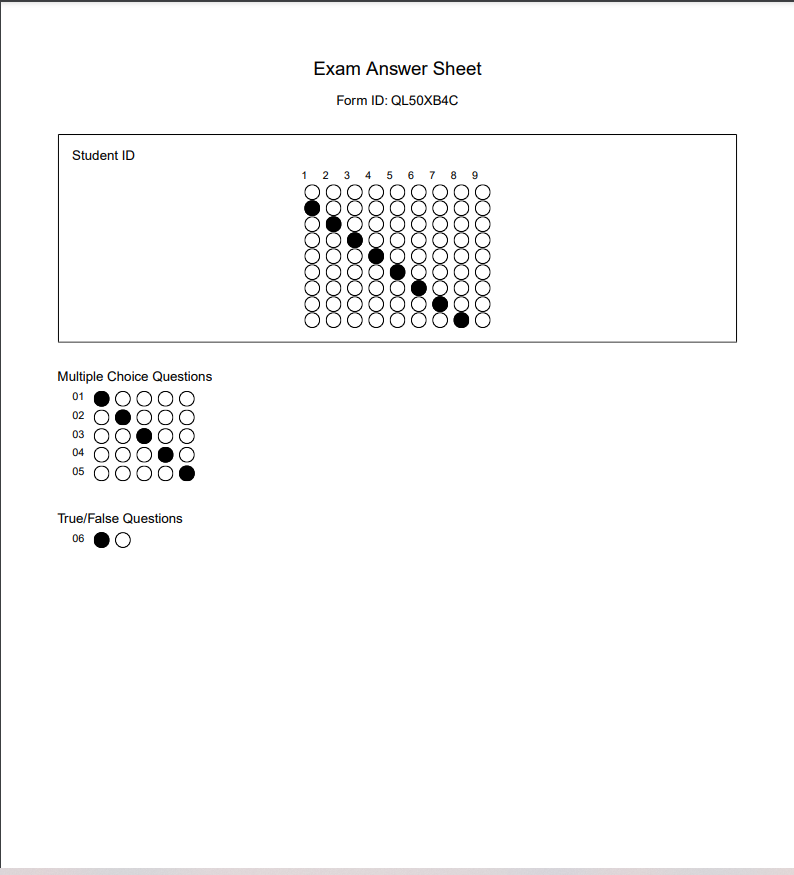
#> input picture test.png, 794 x 875 px, found by its file name
$ python omr.py
#> lines starting #> are read from the running program, lines starting #| are printed output that depends on the picture; after the words box and inside, x2 and y2 are one past the last pixel; in counts of white or black regions, pixels touching at a corner belong together
import cv2
import numpy as np
import os
import logging
from pdf2image import convert_from_path

logging.basicConfig(
    level=logging.INFO,
    format='%(asctime)s - %(levelname)s - %(message)s'
)
logger = logging.getLogger(__name__)

class OMRChecker:
    def __init__(self, image_path):
        self.image_path = image_path
        self.load_image()
        self.gray = cv2.cvtColor(self.image, cv2.COLOR_BGR2GRAY)
        self.height, self.width = self.image.shape[:2]

    def load_image(self):
        """Görüntüyü yükle"""
        try:
            self.image = cv2.imread(self.image_path)
            if self.image is None:
                raise Exception("Görüntü yüklenemedi")
            logger.info("Görüntü başarıyla yüklendi")
        except Exception as e:
            logger.error(f"Görüntü yükleme hatası: {str(e)}")
            raise

    def preprocess_image(self):
        """Görüntüyü işle"""
        # Görüntüyü yeniden boyutlandır
        scale_percent = 100  # Orijinal boyutu koru
        width = int(self.image.shape[1] * scale_percent / 100)
        height = int(self.image.shape[0] * scale_percent / 100)
        dim = (width, height)
        self.image = cv2.resize(self.image, dim, interpolation=cv2.INTER_AREA)

        # Gri tonlamaya çevir
        self.gray = cv2.cvtColor(self.image, cv2.COLOR_BGR2GRAY)
        self.height, self.width = self.image.shape[:2]

        # Gürültüyü azalt
        blurred = cv2.GaussianBlur(self.gray, (5, 5), 0)

        # Adaptif eşikleme uygula
        thresh = cv2.adaptiveThreshold(
            blurred, 255,
            cv2.ADAPTIVE_THRESH_GAUSSIAN_C,
            cv2.THRESH_BINARY_INV, 11, 2
        )

        # Morfolojik işlemler
        kernel = np.ones((2,2), np.uint8)  # Kernel boyutunu küçült
        thresh = cv2.morphologyEx(thresh, cv2.MORPH_CLOSE, kernel)
        thresh = cv2.morphologyEx(thresh, cv2.MORPH_OPEN, kernel)

        # Öğrenci ID bölgesi için özel işlem
        student_id_region = thresh[:self.height//3, :]
        student_id_region = cv2.dilate(student_id_region, kernel, iterations=1)

        # Birleştir
        thresh[:self.height//3, :] = student_id_region

        # Debug için görüntüyü kaydet
        cv2.imwrite('debug_thresh.png', thresh)

        return thresh

    def find_bubbles(self, thresh):
        """İşaretleme dairelerini bul"""
        # Konturları bul
        contours, _ = cv2.findContours(
            thresh,
            cv2.RETR_EXTERNAL,
            cv2.CHAIN_APPROX_SIMPLE
        )

        bubbles = []
        min_area = 50  # Minimum daire alanını daha da düşür
        max_area = 800  # Maksimum daire alanını daha da artır

        for contour in contours:
            # Kontur alanını hesapla
            area = cv2.contourArea(contour)

            # Alan kontrolü
            if min_area < area < max_area:
                # Dairesellik kontrolü
                perimeter = cv2.arcLength(contour, True)
                circularity = 4 * np.pi * area / (perimeter * perimeter)

                if circularity > 0.5:  # Dairesellik eşiğini daha da düşür
                    x, y, w, h = cv2.boundingRect(contour)
                    aspect_ratio = w/h

                    # Kare benzeri şekiller
                    if 0.6 < aspect_ratio < 1.4:  # Oran aralığını daha da genişlet
                        # Dairenin içindeki piksel değerlerini kontrol et
                        mask = np.zeros(thresh.shape, np.uint8)
                        cv2.drawContours(mask, [contour], -1, 255, -1)
                        mean_val = cv2.mean(self.gray, mask=mask)[0]

                        # Dolu daire kontrolü
                        if mean_val < 220:  # Eşik değerini daha da artır
                            bubbles.append((x, y, w, h))

                            # Debug için görselleştirme
                            cv2.rectangle(self.image, (x, y), (x+w, y+h), (0, 255, 0), 2)
                            cv2.drawContours(self.image, [contour], -1, (0, 0, 255), 1)
                            cv2.putText(
                                self.image,
                                f"{mean_val:.0f}",
                                (x, y-5),
                                cv2.FONT_HERSHEY_SIMPLEX,
                                0.5,
                                (255, 0, 0),
                                1
                            )

        # Debug için görüntüyü kaydet
        cv2.imwrite('debug_contours.png', self.image)

        return bubbles

    def extract_student_id(self, bubbles):
        """Öğrenci numarasını çıkar"""
        # Üst kısımdaki daireleri seç (öğrenci ID bölgesi)
        student_id_bubbles = [b for b in bubbles if b[1] < self.height/3]

        if not student_id_bubbles:
            return ''

        # Daireleri y koordinatına göre grupla
        rows = {}
        for bubble in student_id_bubbles:
            x, y, w, h = bubble
            row_idx = int(round(y / (h * 1.2)))
            if row_idx not in rows:
                rows[row_idx] = []
            rows[row_idx].append(bubble)

        # Her satırdaki daireleri x koordinatına göre sırala
        for row in rows.values():
            row.sort(key=lambda b: b[0])

        # Satırları sırala
        sorted_rows = sorted(rows.keys())

        # Her satır için işaretli rakamları bul
        student_id = ''
        for row_idx in sorted_rows:
            row_bubbles = rows[row_idx]

            # En koyu daireyi bul
            min_darkness = float('inf')
            marked_bubble = None

            for bubble in row_bubbles:
                x, y, w, h = bubble
                roi = self.gray[y:y+h, x:x+w]
                mean_val = cv2.mean(roi)[0]

                if mean_val < min_darkness:
                    min_darkness = mean_val
                    marked_bubble = bubble

            if marked_bubble:
                # İşaretli dairenin sütun indeksini bul
                col_idx = row_bubbles.index(marked_bubble)
                student_id += str(col_idx)

                # Debug için işaretli daireyi göster
                x, y, w, h = marked_bubble
                cv2.rectangle(self.image, (x, y), (x+w, y+h), (0, 255, 0), 2)

        return student_id

    def extract_answers(self, bubbles):
        """Cevapları çıkar"""
        # Alt kısımdaki daireleri seç ve sırala
        answer_bubbles = [b for b in bubbles if b[1] > self.height/3]
        answer_bubbles.sort(key=lambda x: (x[1], x[0]))  # Önce y, sonra x'e göre sırala

        questions = []
        current_question = []
        last_y = None

        for bubble in answer_bubbles:
            x, y, w, h = bubble

            if last_y is None or abs(y - last_y) < h*1.5:
                current_question.append(bubble)
            else:
                if current_question:
                    questions.append(current_question)
                current_question = [bubble]
            last_y = y

        if current_question:
            questions.append(current_question)

        answers = {}
        for i, question in enumerate(questions, 1):
            if len(question) == 5:  # Çoktan seçmeli
                options = ['A', 'B', 'C', 'D', 'E']
            else:  # Doğru/Yanlış
                options = ['T', 'F']

            # Daireleri x koordinatına göre sırala
            question.sort(key=lambda x: x[0])

            min_darkness = float('inf')
            answer = None

            for j, bubble in enumerate(question):
                x, y, w, h = bubble
                roi = self.gray[y:y+h, x:x+w]
                darkness = cv2.mean(roi)[0]

                if darkness < min_darkness:
                    min_darkness = darkness
                    answer = options[j]

            answers[i] = answer

        return answers

    def process(self):
        """Tüm işleme sürecini yönet"""
        try:
            logger.info("Görüntü işleme başladı")
            thresh = self.preprocess_image()
            bubbles = self.find_bubbles(thresh)

            if not bubbles:
                raise Exception("Hiç daire bulunamadı")

            student_id = self.extract_student_id(bubbles)
            answers = self.extract_answers(bubbles)

            results = {
                'student_id': student_id,
                'answers': answers,
                'form_id': 'QL50XB4C'
            }

            logger.info(f"İşleme tamamlandı: {results}")
            return results

        except Exception as e:
            logger.error(f"İşleme hatası: {str(e)}")
            raise

def main():
    # Test dosya yolu
    image_path = r"C:\Users\Fujitsu\Desktop\paperx\paper-x-client\test.png"

    try:
        logger.info(f"Görüntü dosyası okunuyor: {image_path}")

        if not os.path.exists(image_path):
            raise FileNotFoundError(f"Görüntü dosyası bulunamadı: {image_path}")

        # Doğrudan görüntüyü oku
        image = cv2.imread(image_path)
#> image is the input picture: shape (875, 794, 3); mean B, G, R 249.7, 249.7, 249.7
        if image is None:
            raise Exception("Görüntü yüklenemedi")

        # OMRChecker sınıfını başlat
        checker = OMRChecker(image_path)
        results = checker.process()
#> in preprocess_image, `thresh = cv2.adaptiveThreshold( blurred, 255, cv2.ADAPTIVE_THRESH_GAUS..`:
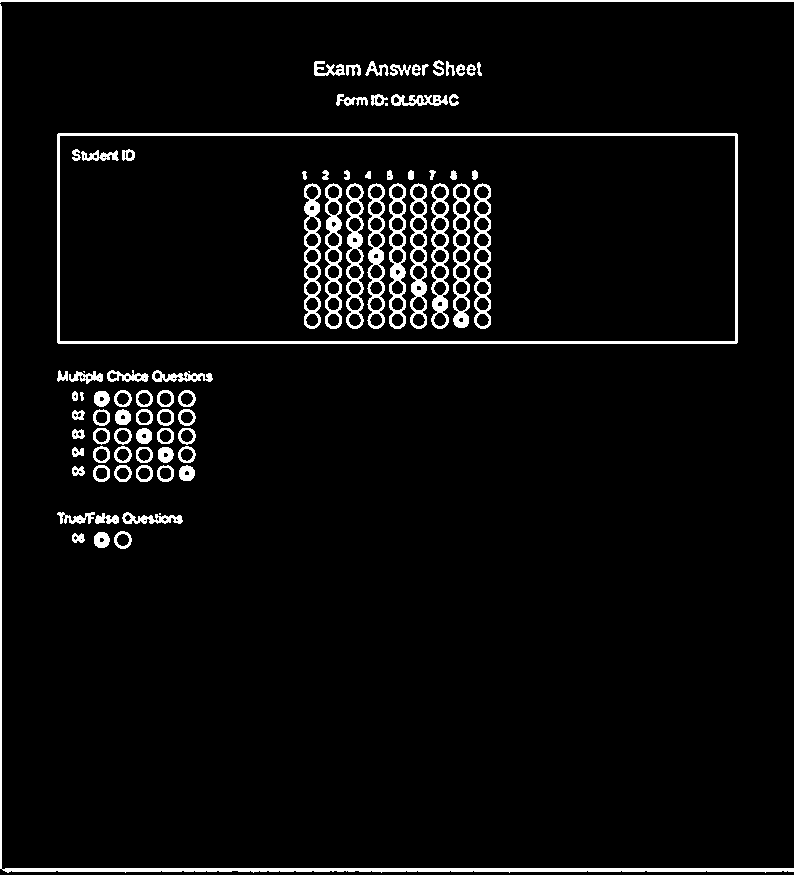
#> thresh: shape (875, 794); 4.5% white; 84 white regions (4 under 20 px), largest, box (x1, y1, x2, y2) and area: (57, 133, 738, 344) 5312, (0, 4, 794, 873) 4846, (0, 0, 794, 3) 1589
#> in preprocess_image, `thresh = cv2.morphologyEx(thresh, cv2.MORPH_CLOSE, kernel)`: thresh: shape (875, 794); 4.8% white; 67 white regions, largest, box (x1, y1, x2, y2) and area: (0, 0, 794, 874) 8110, (58, 134, 739, 345) 5312, (390, 184, 407, 330) 1186
#> in preprocess_image, `thresh = cv2.morphologyEx(thresh, cv2.MORPH_OPEN, kernel)`:
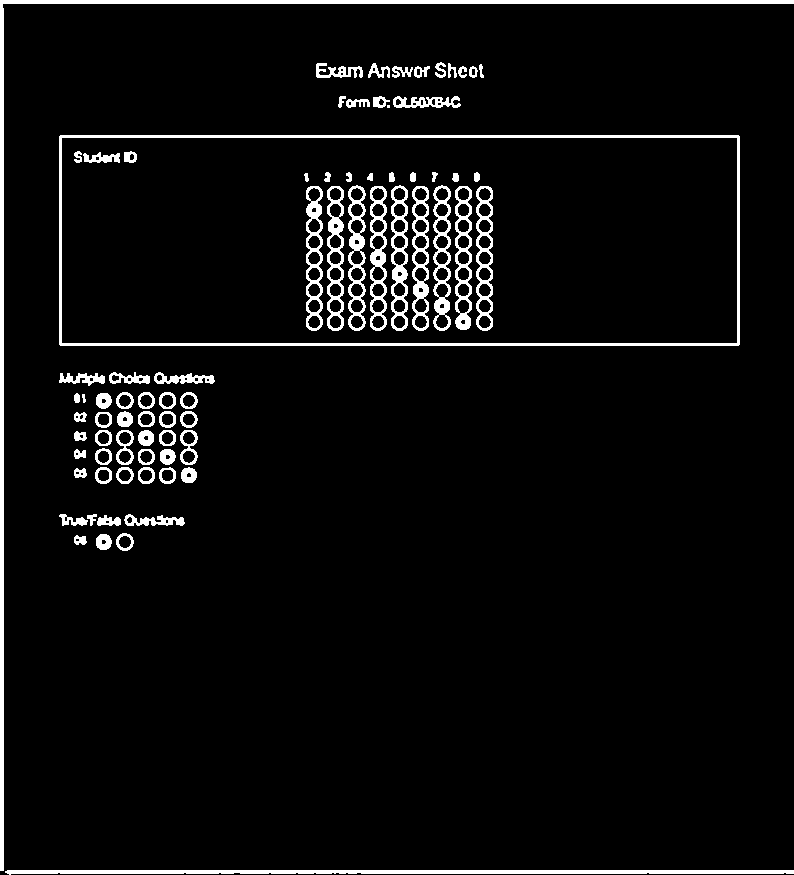
#> thresh: shape (875, 794); 5% white; 77 white regions (1 under 20 px), largest, box (x1, y1, x2, y2) and area: (0, 0, 794, 871) 6640, (59, 135, 740, 346) 5312, (5, 870, 794, 875) 3121
#> in preprocess_image, `student_id_region = thresh[:self.height//3, :]`:
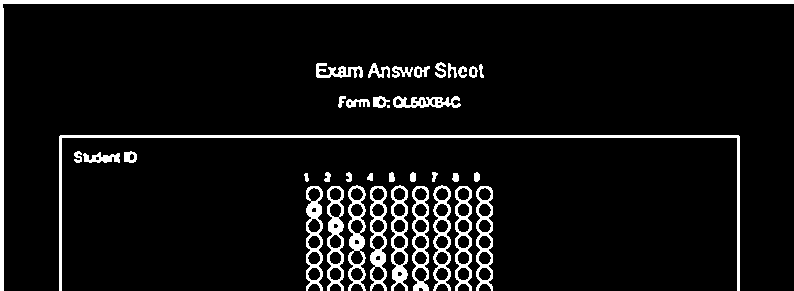
#> student_id_region: shape (291, 794); 7.6% white; 37 white regions (1 under 20 px), largest, box (x1, y1, x2, y2) and area: (0, 0, 794, 291) 4320, (59, 135, 740, 291) 2959, (391, 185, 408, 291) 871
#> in preprocess_image, `student_id_region = cv2.dilate(student_id_region, kernel, iterations=1)`:
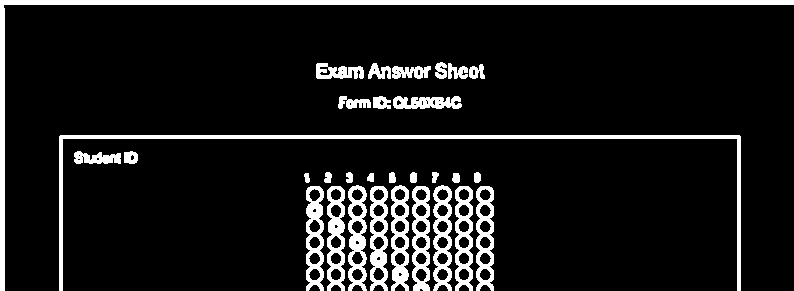
#> student_id_region: shape (291, 794); 10.1% white; 31 white regions, largest, box (x1, y1, x2, y2) and area: (0, 0, 794, 291) 5397, (59, 135, 741, 291) 3942, (348, 185, 367, 291) 1168
#> in preprocess_image, `thresh[:self.height//3, :] = student_id_region`:
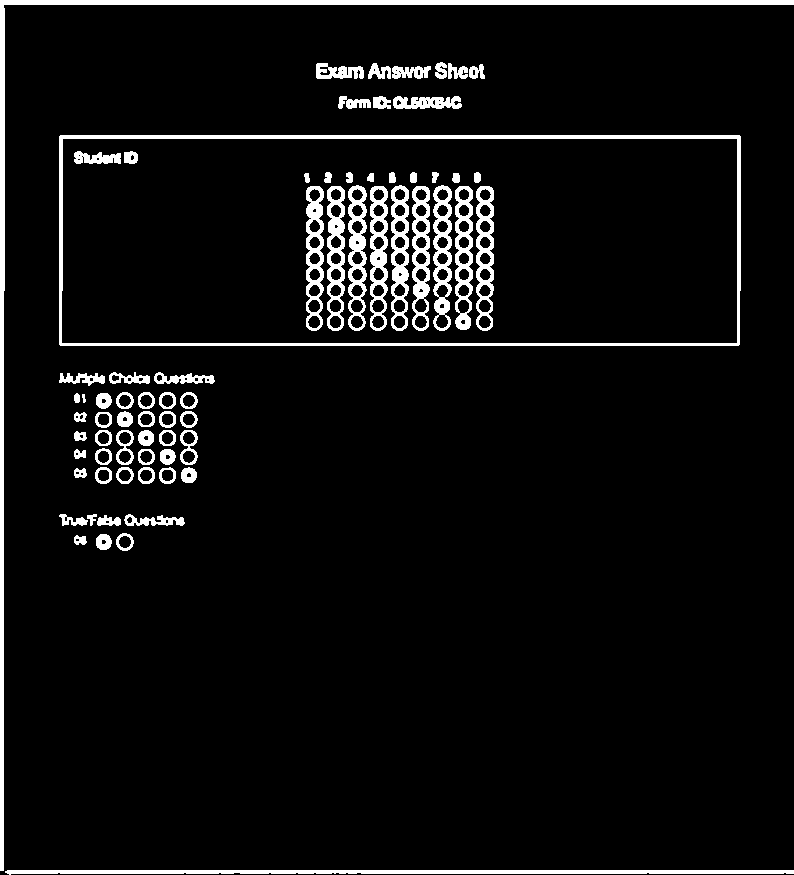
#> thresh: shape (875, 794); 5.8% white; 71 white regions
#> in find_bubbles, `contours, _ = cv2.findContours( thresh, cv2.RETR_EXTERNAL, cv2.CHAIN_A..`: contours = 51 contours, 1 with area under 20; largest, box (x1, y1, x2, y2) and area: (59, 135, 741, 346) 142954, (0, 0, 794, 871) 6054, (5, 870, 794, 875) 2330, (393, 96, 462, 109) 593, (316, 63, 364, 79) 461
#> the loop in find_bubbles, `for contour in contours:` made 51 passes
#> (area, perimeter, circularity, x, y, w, h, aspect_ratio) on passes 2, 3, 4, 9, 10, 11, 12, 13, 14, 15, 16, 17: (80.5, 40.38, 0.62, 74, 535, 13, 10, 1.3), (186.5, 51.21, 0.894, 96, 534, 16, 16, 1), (228, 56.28, 0.904, 116, 533, 18, 18, 1), (86.5, 40.38, 0.666, 74, 468, 13, 10, 1.3), (183.5, 51.21, 0.879, 181, 467, 16, 16, 1), (212, 54.63, 0.893, 159, 467, 17, 17, 1), (219, 54.63, 0.922, 138, 467, 17, 17, 1), (219, 55.46, 0.895, 116, 467, 18, 17, 1.06), (218, 54.63, 0.918, 95, 467, 17, 17, 1), (184, 50.63, 0.902, 160, 449, 16, 16, 1), (209, 53.8, 0.907, 138, 449, 17, 16, 1.06), (69.5, 41.56, 0.506, 74, 449, 12, 10, 1.2)
#> (area, perimeter, circularity) on passes 5, 6, 8, 20, 23, 38: (148, 72.28, 0.356), (343, 192, 0.117), (148, 91.11, 0.224), (438, 111.7, 0.441), (438, 111.7, 0.441), (262.5, 161.2, 0.127)
#> after the loop in find_bubbles, `for contour in contours:`:
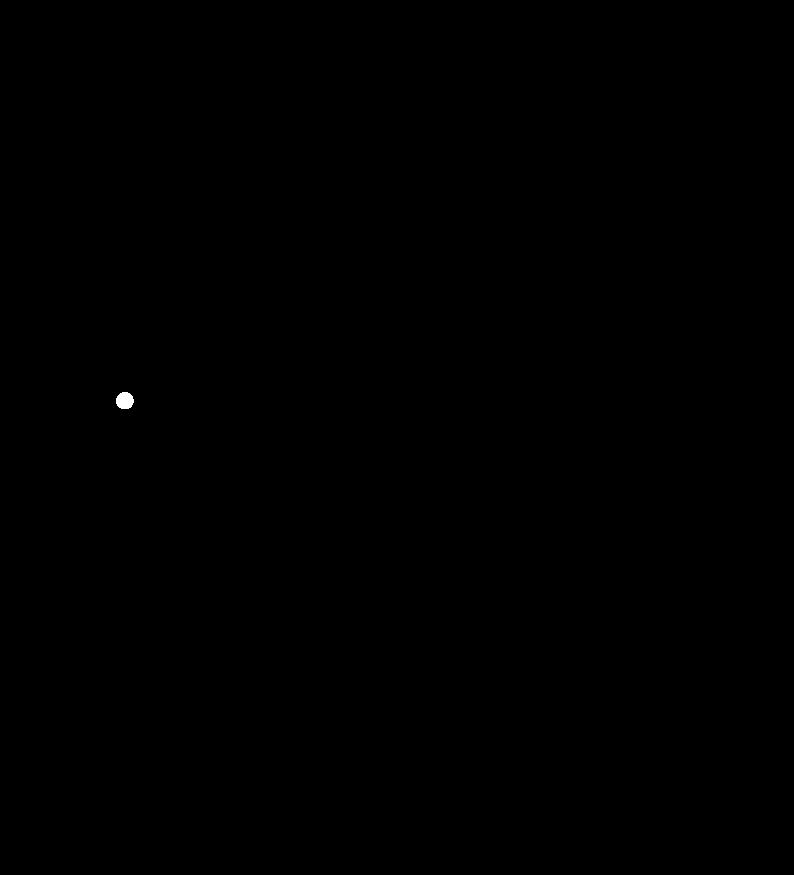
#> mask: shape (875, 794); 0.04% white; 1 white region, box (x1, y1, x2, y2) and area: (116, 392, 134, 409) 245
#> after the loop in find_bubbles, `for contour in contours:`:
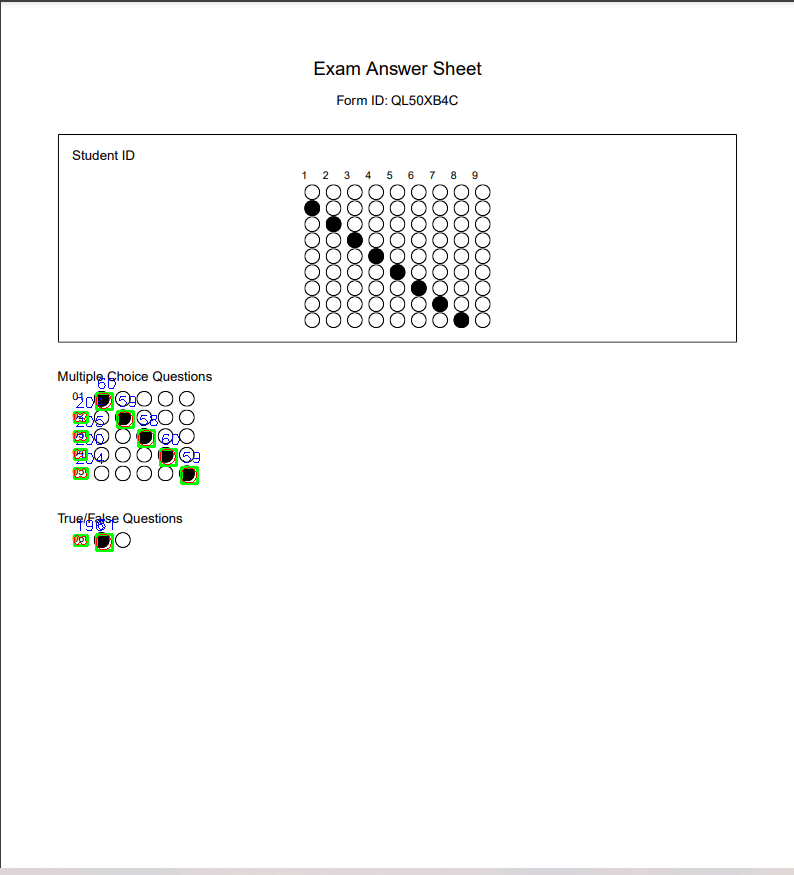
#> self.image: shape (875, 794, 3); 0.37% of pixels changed, all inside (x1, y1, x2, y2) = (73, 378, 200, 552)
#> after the loop in find_bubbles, `for contour in contours:`: bubbles = [(74, 535, 13, 10), (96, 534, 16, 16), (74, 468, 13, 10), (181, 467, 16, 16), (160, 449, 16, 16), (74, 449, 12, 10), (74, 431, 13, 10), (138, 430, 16, 16), (74, 412, 13, 10), (117, 411, 16, 16), (96, 393, 16, 16)]
#> in extract_student_id, `student_id_bubbles = [b for b in bubbles if b[1] < self.height/3]`: student_id_bubbles = []
#> in process, `student_id = self.extract_student_id(bubbles)`: student_id = ''
#> in extract_answers, `answer_bubbles = [b for b in bubbles if b[1] > self.height/3]`: answer_bubbles has the same summary as bubbles in find_bubbles
#> the loop in extract_answers, `for bubble in answer_bubbles:` made 11 passes
#> (x, y, w, h, last_y) on passes 1 to 11: (96, 393, 16, 16, 393), (117, 411, 16, 16, 411), (74, 412, 13, 10, 412), (138, 430, 16, 16, 430), (74, 431, 13, 10, 431), (74, 449, 12, 10, 449), (160, 449, 16, 16, 449), (181, 467, 16, 16, 467), (74, 468, 13, 10, 468), (96, 534, 16, 16, 534), (74, 535, 13, 10, 535)
#> after the loop in extract_answers, `for bubble in answer_bubbles:`: questions = [[(96, 393, 16, 16), (117, 411, 16, 16), (74, 412, 13, 10), (138, 430, 16, 16), (74, 431, 13, 10)], [(74, 449, 12, 10), (160, 449, 16, 16), (181, 467, 16, 16), (74, 468, 13, 10)]]
#> the loop in extract_answers, `for i, question in enumerate(questions, 1):` made 2 passes
#> (i, options) on passes 1 to 2: (1, ['A', 'B', 'C', 'D', 'E']), (2, ['T', 'F'])
#> after the loop in extract_answers, `for i, question in enumerate(questions, 1):`: answers = {1: 'E'}

        print("\n" + "="*50)
        print("SINAV SONUÇLARI")
        print("="*50)

        # Öğrenci Bilgileri
        print("\nÖĞRENCİ BİLGİLERİ:")
        print("-"*20)
        print(f"Form ID: {results['form_id']}")
        print(f"Öğrenci No: {results['student_id'] if results['student_id'] else 'Tespit edilemedi'}")

        # Cevaplar
        print("\nCEVAPLAR:")
        print("-"*20)
        print("\nÇoktan Seçmeli Sorular:")
        for i in range(1, 21):
            answer = results['answers'].get(i)
            print(f"Soru {str(i).zfill(2)}: {answer if answer else 'Boş'}")

        print("\nDoğru/Yanlış Soruları:")
        for i in range(21, 31):
            answer = results['answers'].get(i)
            print(f"Soru {str(i).zfill(2)}: {answer if answer else 'Boş'}")

        # JSON formatında veri
        print("\nJSON FORMATI:")
        print("-"*20)
        json_data = {
            'student_id': results['student_id'],
            'form_id': results['form_id'],
            'answers': {
                'multiple_choice': {str(i).zfill(2): results['answers'].get(i) for i in range(1, 21)},
                'true_false': {str(i).zfill(2): results['answers'].get(i) for i in range(21, 31)}
            }
        }
        print(json_data)

        # İşlenmiş görüntüyü kaydet
        output_dir = os.path.dirname(image_path)
        output_image = os.path.join(output_dir, 'processed_exam_sheet.png')
        cv2.imwrite(output_image, checker.image)
        logger.info(f"İşlenmiş görüntü kaydedildi: {output_image}")

        print(f"\nİşlenmiş görüntü kaydedildi: {output_image}")
        print("="*50)

    except FileNotFoundError as e:
        logger.error(str(e))
        print(f"\nHata: {str(e)}")
    except Exception as e:
        logger.error(f"Program hatası: {str(e)}")
        print(f"\nBeklenmeyen hata: {str(e)}")
        raise

if __name__ == "__main__":
#> (the run stopped early here; a loop or call above may not have finished)
